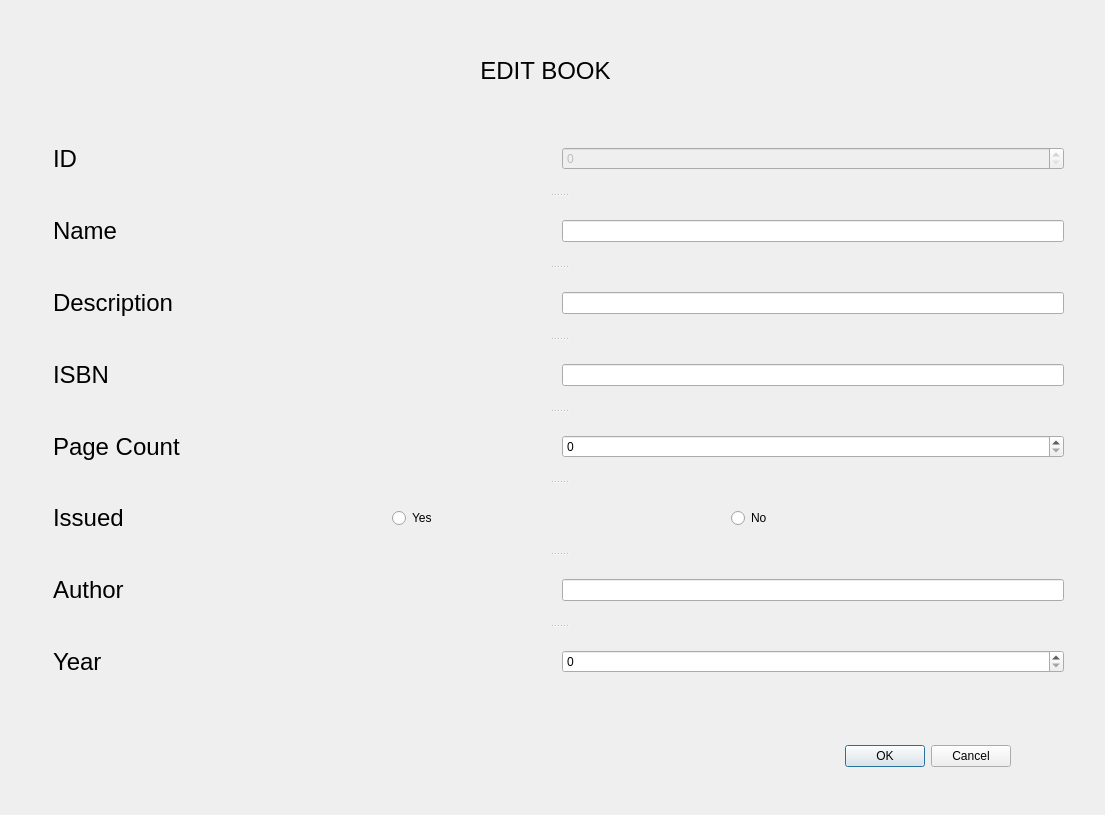
<?xml version="1.0" encoding="UTF-8"?>
<ui version="4.0">
 <class>Dialog</class>
 <widget class="QDialog" name="Dialog">
  <property name="geometry">
   <rect>
    <x>0</x>
    <y>0</y>
    <width>1105</width>
    <height>815</height>
   </rect>
  </property>
  <property name="windowTitle">
   <string>Edit Dialogue</string>
  </property>
  <widget class="QDialogButtonBox" name="okeditbtn">
   <property name="geometry">
    <rect>
     <x>670</x>
     <y>740</y>
     <width>341</width>
     <height>32</height>
    </rect>
   </property>
   <property name="orientation">
    <enum>Qt::Horizontal</enum>
   </property>
   <property name="standardButtons">
    <set>QDialogButtonBox::Cancel|QDialogButtonBox::Ok</set>
   </property>
  </widget>
  <widget class="QLabel" name="label">
   <property name="geometry">
    <rect>
     <x>470</x>
     <y>50</y>
     <width>151</width>
     <height>41</height>
    </rect>
   </property>
   <property name="font">
    <font>
     <pointsize>18</pointsize>
    </font>
   </property>
   <property name="text">
    <string>EDIT BOOK</string>
   </property>
   <property name="alignment">
    <set>Qt::AlignCenter</set>
   </property>
  </widget>
  <widget class="QSplitter" name="splitter">
   <property name="geometry">
    <rect>
     <x>53</x>
     <y>125</y>
     <width>1011</width>
     <height>571</height>
    </rect>
   </property>
   <property name="frameShape">
    <enum>QFrame::NoFrame</enum>
   </property>
   <property name="orientation">
    <enum>Qt::Vertical</enum>
   </property>
   <widget class="QWidget" name="layoutWidget">
    <layout class="QHBoxLayout" name="horizontalLayout_12">
     <item>
      <widget class="QLabel" name="label_2">
       <property name="font">
        <font>
         <pointsize>18</pointsize>
        </font>
       </property>
       <property name="text">
        <string>ID</string>
       </property>
      </widget>
     </item>
     <item>
      <widget class="QSpinBox" name="idinput">
       <property name="enabled">
        <bool>false</bool>
       </property>
       <property name="maximum">
        <number>2000</number>
       </property>
      </widget>
     </item>
    </layout>
   </widget>
   <widget class="QWidget" name="layoutWidget">
    <layout class="QHBoxLayout" name="horizontalLayout_3">
     <item>
      <layout class="QHBoxLayout" name="horizontalLayout_2">
       <item>
        <widget class="QLabel" name="label_3">
         <property name="font">
          <font>
           <pointsize>18</pointsize>
          </font>
         </property>
         <property name="text">
          <string>Name</string>
         </property>
        </widget>
       </item>
       <item>
        <spacer name="horizontalSpacer">
         <property name="orientation">
          <enum>Qt::Horizontal</enum>
         </property>
         <property name="sizeHint" stdset="0">
          <size>
           <width>40</width>
           <height>20</height>
          </size>
         </property>
        </spacer>
       </item>
      </layout>
     </item>
     <item>
      <widget class="QLineEdit" name="nameinput">
       <property name="text">
        <string/>
       </property>
      </widget>
     </item>
    </layout>
   </widget>
   <widget class="QWidget" name="layoutWidget">
    <layout class="QHBoxLayout" name="horizontalLayout_4">
     <item>
      <layout class="QHBoxLayout" name="horizontalLayout_5">
       <item>
        <widget class="QLabel" name="label_4">
         <property name="font">
          <font>
           <pointsize>18</pointsize>
          </font>
         </property>
         <property name="text">
          <string>Description</string>
         </property>
        </widget>
       </item>
       <item>
        <spacer name="horizontalSpacer_3">
         <property name="orientation">
          <enum>Qt::Horizontal</enum>
         </property>
         <property name="sizeHint" stdset="0">
          <size>
           <width>40</width>
           <height>20</height>
          </size>
         </property>
        </spacer>
       </item>
      </layout>
     </item>
     <item>
      <widget class="QLineEdit" name="descriptioninput"/>
     </item>
    </layout>
   </widget>
   <widget class="QWidget" name="layoutWidget_2">
    <layout class="QHBoxLayout" name="horizontalLayout_6">
     <item>
      <layout class="QHBoxLayout" name="horizontalLayout_7">
       <item>
        <widget class="QLabel" name="label_5">
         <property name="font">
          <font>
           <pointsize>18</pointsize>
          </font>
         </property>
         <property name="text">
          <string>ISBN</string>
         </property>
        </widget>
       </item>
       <item>
        <spacer name="horizontalSpacer_4">
         <property name="orientation">
          <enum>Qt::Horizontal</enum>
         </property>
         <property name="sizeHint" stdset="0">
          <size>
           <width>40</width>
           <height>20</height>
          </size>
         </property>
        </spacer>
       </item>
      </layout>
     </item>
     <item>
      <widget class="QLineEdit" name="isbninput"/>
     </item>
    </layout>
   </widget>
   <widget class="QWidget" name="layoutWidget">
    <layout class="QHBoxLayout" name="horizontalLayout">
     <item>
      <widget class="QLabel" name="label_6">
       <property name="font">
        <font>
         <pointsize>18</pointsize>
        </font>
       </property>
       <property name="text">
        <string>Page Count</string>
       </property>
      </widget>
     </item>
     <item>
      <widget class="QSpinBox" name="pagecountinput">
       <property name="maximum">
        <number>2000</number>
       </property>
      </widget>
     </item>
    </layout>
   </widget>
   <widget class="QWidget" name="layoutWidget">
    <layout class="QHBoxLayout" name="horizontalLayout_9">
     <item>
      <widget class="QLabel" name="label_8">
       <property name="font">
        <font>
         <pointsize>18</pointsize>
        </font>
       </property>
       <property name="text">
        <string>Issued</string>
       </property>
      </widget>
     </item>
     <item>
      <widget class="QRadioButton" name="yesbtn">
       <property name="text">
        <string>Yes</string>
       </property>
      </widget>
     </item>
     <item>
      <widget class="QRadioButton" name="nobtn">
       <property name="text">
        <string>No</string>
       </property>
      </widget>
     </item>
    </layout>
   </widget>
   <widget class="QWidget" name="layoutWidget_4">
    <layout class="QHBoxLayout" name="horizontalLayout_10">
     <item>
      <layout class="QHBoxLayout" name="horizontalLayout_11">
       <item>
        <widget class="QLabel" name="label_7">
         <property name="font">
          <font>
           <pointsize>18</pointsize>
          </font>
         </property>
         <property name="text">
          <string>Author</string>
         </property>
        </widget>
       </item>
       <item>
        <spacer name="horizontalSpacer_6">
         <property name="orientation">
          <enum>Qt::Horizontal</enum>
         </property>
         <property name="sizeHint" stdset="0">
          <size>
           <width>40</width>
           <height>20</height>
          </size>
         </property>
        </spacer>
       </item>
      </layout>
     </item>
     <item>
      <widget class="QLineEdit" name="authorinput"/>
     </item>
    </layout>
   </widget>
   <widget class="QWidget" name="layoutWidget">
    <layout class="QHBoxLayout" name="horizontalLayout_8">
     <item>
      <widget class="QLabel" name="label_9">
       <property name="font">
        <font>
         <pointsize>18</pointsize>
        </font>
       </property>
       <property name="text">
        <string>Year</string>
       </property>
      </widget>
     </item>
     <item>
      <widget class="QSpinBox" name="yearinput"/>
     </item>
    </layout>
   </widget>
  </widget>
 </widget>
 <resources/>
 <connections>
  <connection>
   <sender>okeditbtn</sender>
   <signal>accepted()</signal>
   <receiver>Dialog</receiver>
   <slot>accept()</slot>
   <hints>
    <hint type="sourcelabel">
     <x>248</x>
     <y>254</y>
    </hint>
    <hint type="destinationlabel">
     <x>157</x>
     <y>274</y>
    </hint>
   </hints>
  </connection>
  <connection>
   <sender>okeditbtn</sender>
   <signal>rejected()</signal>
   <receiver>Dialog</receiver>
   <slot>reject()</slot>
   <hints>
    <hint type="sourcelabel">
     <x>316</x>
     <y>260</y>
    </hint>
    <hint type="destinationlabel">
     <x>286</x>
     <y>274</y>
    </hint>
   </hints>
  </connection>
 </connections>
</ui>
